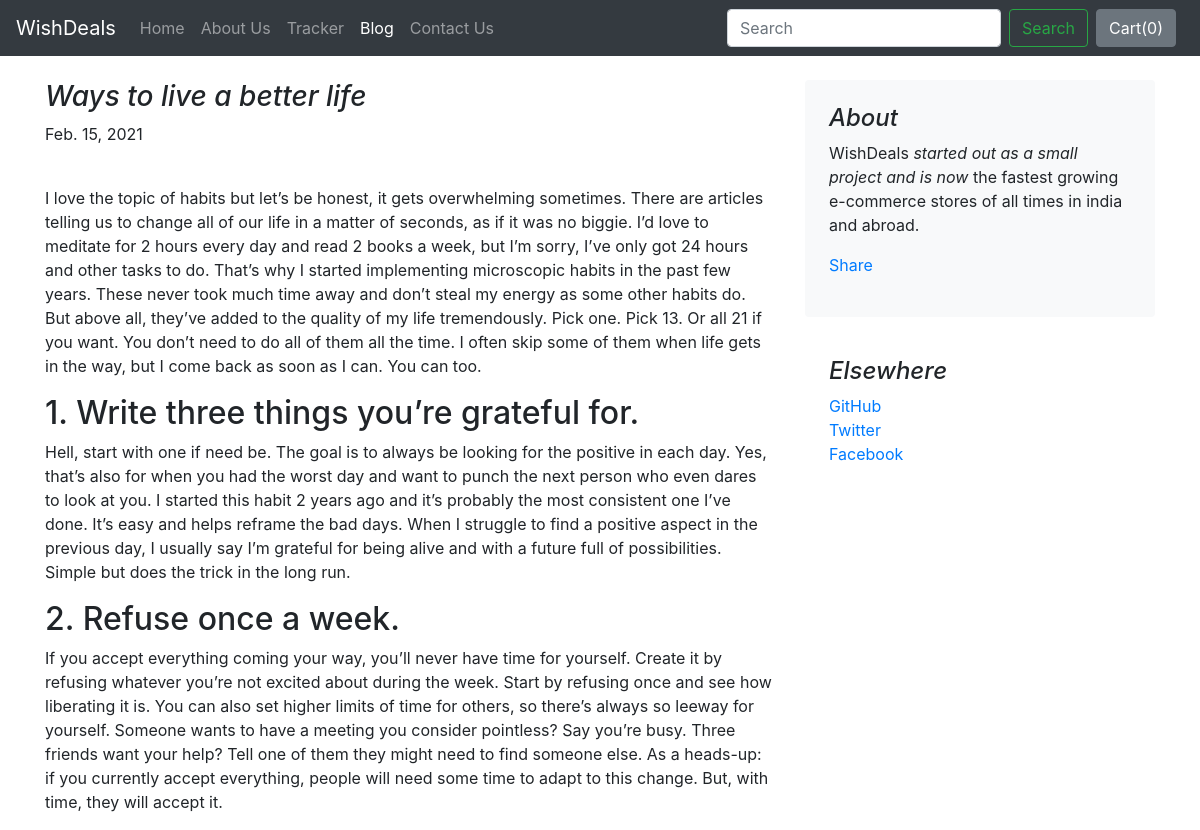
The page /blog/blogpost/1 on the database its author committed.
### blog/models.py (models this page shows)
class Blogpost(models.Model):
    post_id = models.AutoField(primary_key= True)
    title = models.CharField(max_length=50,default="")
    head0 = models.CharField(max_length=500, default="")
    chead0 = models.CharField(max_length=5000, default="")
    head1 = models.CharField(max_length=500, default="")
    chead1 = models.CharField(max_length=5000, default="")
    head2 = models.CharField(max_length=500, default="")
    chead2 = models.CharField(max_length=5000, default="")
    pub_date = models.DateField()
    thumbnail = models.ImageField(upload_to='shop/images', default="")
    def __str__(self):
        return self.title

### blog/views.py (the view)
# urls.py: path("blogpost/<int:id>", views.blogpost, name="blogHome")
def blogpost(request, id):
    post = Blogpost.objects.filter(post_id = id)[0]
    print(post)
    return render(request, 'blog/blogpost.html',{'post':post})

### blog/templates/blog/blogpost.html (shortened to what this page needs)
{% extends 'blog/basic.html' %}
{% block body %}
<div class="container">
    <div class="row mt-4">
        <div class="col-md-8 blog-main">
            <h3 class="font-italic">
                {{post.title}}
            </h3>
            <div class="blog-post">
                <p class="blog-post-meta">{{post.pub_date}}</p>
                <div class="fb-like" data-href="http://127.0.0.1:8000/blog/blogpost/{{post.post_id}}" data-layout="standard" data-action="like" data-size="large" data-show-faces="false" data-share="true"></div><br>
                <p>{{post.chead0}}</p>
                <h2>{{post.head1}}</h2>
                <p>{{post.chead1}}</p>
                <h2>{{post.head2}}</h2>
                <p>{{post.chead2}}</p>
            </div>
        </div>
        <aside class="col-md-4 blog-sidebar">
            <div class="p-4 mb-3 bg-light rounded">
                <h4 class="font-italic">About</h4>
                <p class="mb-0">WishDeals <em>started out as a small project and is now</em> the fastest growing e-commerce stores of all times in india and abroad.</p>
                <div class="my-3 fb-share-button" data-href="http://127.0.0.1:8000/blog/blogpost/{{post.post_id}}" data-layout="button_count" data-size="large"><a target="_blank" href="https://www.facebook.com/sharer/sharer.php?u=http%3A%2F%2F127.0.0.1%3A8000%2Fblog%2Fblogpost%2F4&src=sdkpreparse" class="fb-xfbml-parse-ignore">Share</a></div>
            </div>
            <div class="p-4">
                <h4 class="font-italic">Elsewhere</h4>
                <ol class="list-unstyled">
                    <li><a href="#">GitHub</a></li>
                    <li><a href="#">Twitter</a></li>
                    <li><a href="#">Facebook</a></li>
                </ol>
            </div>
        </aside>
    </div>
</div>
{% endblock %}

### rows shown on the page
Blogpost: title "Ways to live a better life", pub_date "Feb. 15, 2021", chead0 "I love the topic of habits but let’s be honest, it gets overwhelming sometimes. There are articles telling us to change all of our life in a matter of seconds, as if it was no biggie. I’d love to meditate for 2 hours every day and read 2 books a week, but I’m sorry, I’ve only got 24 hours and other tasks to do. That’s why I started implementing microscopic habits in the past few years. These never took much time away and don’t steal my energy as some other habits do. But above all, they’ve added to the quality of my life tremendously. Pick one. Pick 13. Or all 21 if you want. You don’t need to do all of them all the time. I often skip some of them when life gets in the way, but I come back…", head1 "1. Write three things you’re grateful for.", chead1 "Hell, start with one if need be. The goal is to always be looking for the positive in each day. Yes, that’s also for when you had the worst day and want to punch the next person who even dares to look at you. I started this habit 2 years ago and it’s probably the most consistent one I’ve done. It’s easy and helps reframe the bad days. When I struggle to find a positive aspect in the previous day, I usually say I’m grateful for being alive and with a future full of possibilities. Simple but does the trick in the long run.", head2 "2. Refuse once a week.", chead2 "If you accept everything coming your way, you’ll never have time for yourself. Create it by refusing whatever you’re not excited about during the week. Start by refusing once and see how liberating it is. You can also set higher limits of time for others, so there’s always so leeway for yourself. Someone wants to have a meeting you consider pointless? Say you’re busy. Three friends want your help? Tell one of them they might need to find someone else. As a heads-up: if you currently accept everything, people will need some time to adapt to this change. But, with time, they will accept it."
